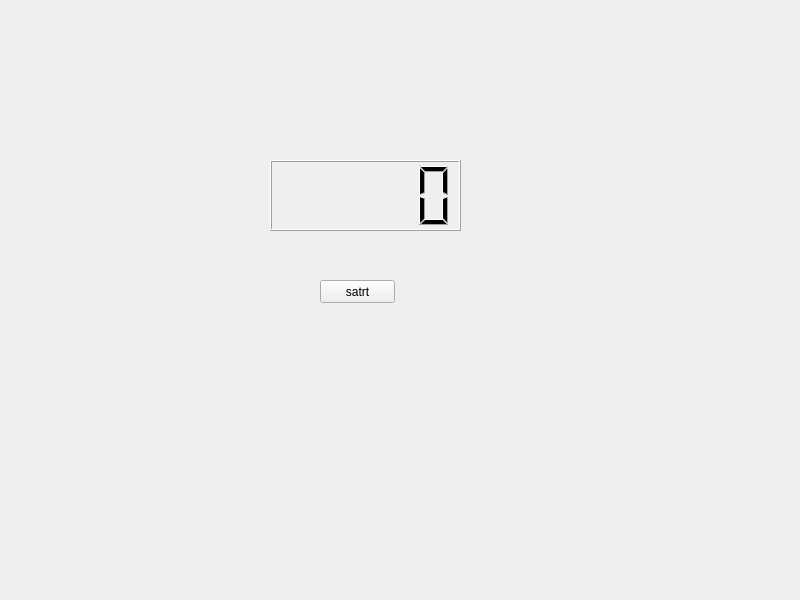
<?xml version="1.0" encoding="UTF-8"?>
<ui version="4.0">
 <class>MyWidget</class>
 <widget class="QWidget" name="MyWidget">
  <property name="geometry">
   <rect>
    <x>0</x>
    <y>0</y>
    <width>800</width>
    <height>600</height>
   </rect>
  </property>
  <property name="windowTitle">
   <string>MyWidget</string>
  </property>
  <widget class="QLCDNumber" name="lcdNumber">
   <property name="geometry">
    <rect>
     <x>270</x>
     <y>160</y>
     <width>191</width>
     <height>71</height>
    </rect>
   </property>
  </widget>
  <widget class="QPushButton" name="pushButton">
   <property name="geometry">
    <rect>
     <x>320</x>
     <y>280</y>
     <width>75</width>
     <height>23</height>
    </rect>
   </property>
   <property name="text">
    <string>satrt</string>
   </property>
  </widget>
 </widget>
 <resources/>
 <connections/>
</ui>
